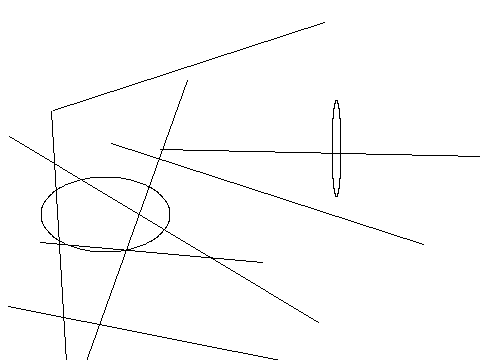

Python code for this plot:
from PIL import Image, ImageDraw
image1 = Image.new('RGB', (480, 360), '#ffffff')
draw = ImageDraw.Draw(image1)
c=[41,177,170,252]
draw.ellipse(c,'#ffffff','#000000')
c=[332,100,341,196]
draw.ellipse(c,'#ffffff','#000000')
c=[249,6,7,22]
draw.ellipse(c,'#ffffff','#000000')
c=[85,347,306,344]
draw.ellipse(c,'#ffffff','#000000')
c=[109,205,99,303]
draw.ellipse(c,'#ffffff','#000000')
c=[271,371,272,169]
draw.ellipse(c,'#ffffff','#000000')
c=[247,370,58,44]
draw.ellipse(c,'#ffffff','#000000')
c=[411,448,344,339]
draw.ellipse(c,'#ffffff','#000000')
c=[281,452,106,275]
draw.ellipse(c,'#ffffff','#000000')
c=[213,126,285,71]
draw.ellipse(c,'#ffffff','#000000')
c=[417,2,107,271]
draw.ellipse(c,'#ffffff','#000000')
c=[250,321,15,54]
draw.ellipse(c,'#ffffff','#000000')
l=[65,419,187,80]
draw.line(l,'#000000')
l=[423,244,111,143]
draw.line(l,'#000000')
l=[480,156,160,149]
draw.line(l,'#000000')
l=[66,362,51,111]
draw.line(l,'#000000')
l=[461,396,8,306]
draw.line(l,'#000000')
l=[9,136,318,322]
draw.line(l,'#000000')
l=[53,110,324,22]
draw.line(l,'#000000')
l=[262,262,40,242]
draw.line(l,'#000000')
image1.save('Artist72.png')